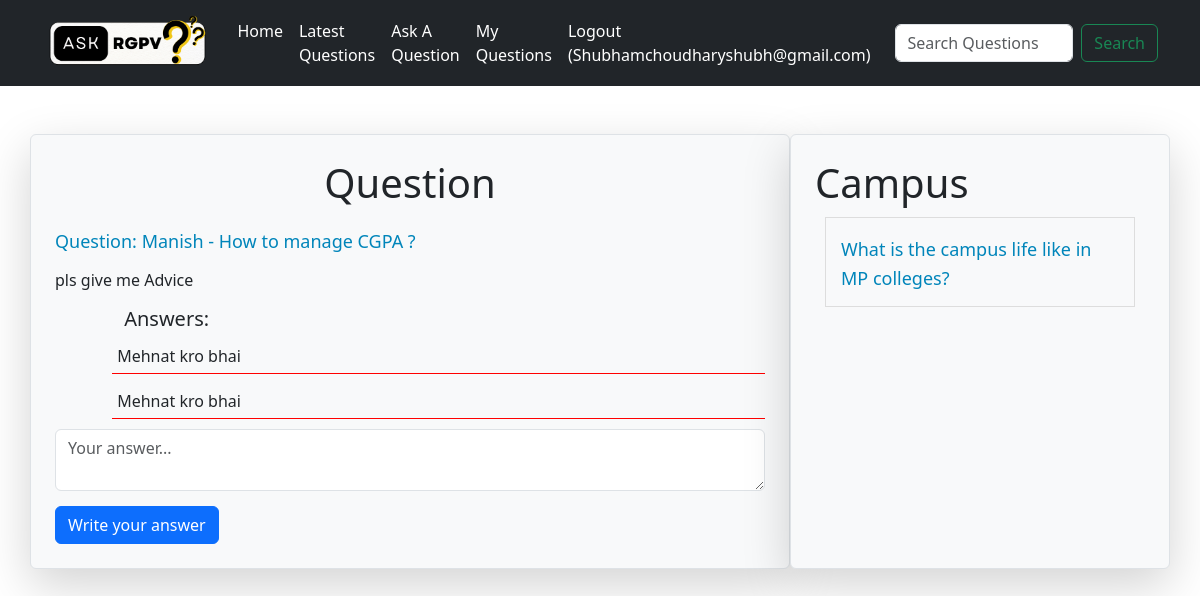
The app's page /?q-id=22 (signed in) with its own data.
### tables this page shows
CREATE TABLE `questions` (
  `id` int(10) NOT NULL,
  `title` varchar(100) NOT NULL,
  `description` varchar(300) NOT NULL,
  `category_id` int(10) NOT NULL,
  `user_id` int(10) NOT NULL
);

CREATE TABLE `answers` (
  `id` int(30) NOT NULL,
  `answer` varchar(300) NOT NULL,
  `question_id` int(10) NOT NULL,
  `user_id` int(10) NOT NULL
);

CREATE TABLE `category` (
  `id` int(30) NOT NULL,
  `name` varchar(100) NOT NULL
);

### client/question-details.php (the view, shortened to what this page needs)
<div class="container mt-5">
    <div class="row">
        <div class="col-md-8 col-12 p-4 border rounded shadow-lg bg-light">
            <h1 class="heading mb-4">Question</h1>
            <?php
                include("./common/db.php");
                $query="select * from questions where id =$qid";
                $result=$conn->query($query);
                $row=$result->fetch_assoc();
                $cid=$row['category_id'];
                echo "<h4 class='margin-bottom-15 question-title'>Question: ".$row['title']."</h4>
                      <p class='margin-bottom-15'>".$row['description']."</p>";
                include("answers.php");
            ?>
            <form action="./server/requests.php" method="post">
                <textarea name="answer" class="form-control margin-bottom-15" placeholder="Your answer..."></textarea>
                <button class="btn btn-primary">Write your answer</button>
            </form>
        </div>
        <div class="col-md-4 col-12 p-4 bg-light border rounded shadow-lg">
            <?php
                $categoryquery="select name from category where id=$cid";
                $categoryresult=$conn->query($categoryquery);
                $categoryRow=$categoryresult->fetch_assoc();
                echo "<h1>".ucfirst($categoryRow['name'])."</h1>";
                $query="select * from questions where category_id=$cid and id!=$qid";
                $result=$conn->query($query);
                foreach($result as $row){
                    $id=$row['id'];
                    $title=$row['title'];
                    echo "<div class='question-list'><h4><a href='?q-id=$id'>$title</a></h4></div>";
                }
            ?>
        </div>
    </div>
</div>

### client/answers.php
<div class="container">
    <div class="offset-sm-1">
    <h5>Answers: </h5>
    <?php
    $query="select * from answers where question_id=$qid";
    $result = $conn->query($query);
    foreach($result as $row){
        $answer=$row['answer'];
        echo "<div class='row'>
         <P class='answer-wrapper'>$answer</P>
        </div>";
    }
    ?>
    </div>
</div>

### public/style.css (style rules this page uses)
a { color: grey !important; }
.margin-bottom-15 { margin-bottom: 15px; }
.heading { text-align: center; }
.question-list { border: 1px solid #ddd; padding: 15px; margin: 10px; }
.question-list h4 { margin: 0; padding: 0; }
.question-list a, .question-title { font-size: 18px; text-decoration: none; color: rgb(0, 133, 186) !important; }
.answer-wrapper { border-bottom: 1px solid red; margin-bottom: 10px; padding: 5px; }

### records on screen
questions: title "Manish - How to manage CGPA ?", description "pls give me Advice"
answers: answer "Mehnat kro bhai"
answers: answer "Mehnat kro bhai"
category: name "Campus"
questions: title "What is the campus life like in MP colleges?"

### other values on screen
$_SESSION['user']['username'] "Shubhamchoudharyshubh@gmail.com"
